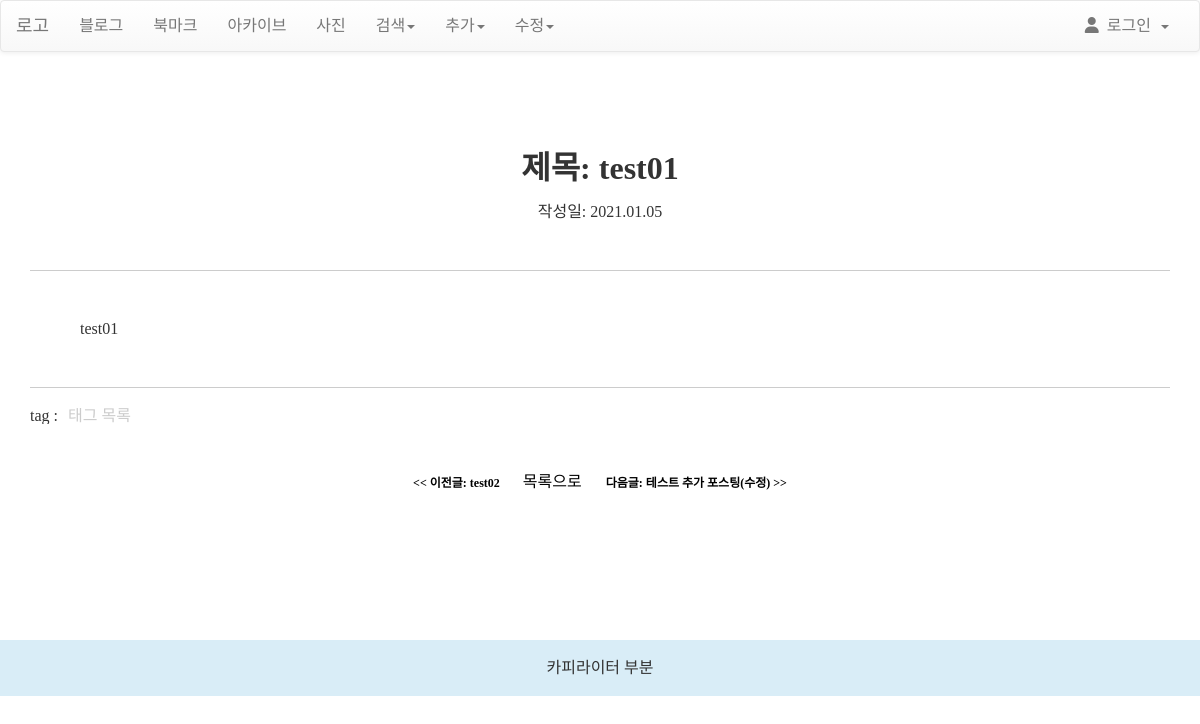
The app's page /blog/post/test01/ with its own data.
### blog/models.py (models this page shows, shortened)
class Post(models.Model):
    title = models.CharField(verbose_name='TITLE', max_length=50)
    slug = models.SlugField('SLUG', unique=True, allow_unicode=True, help_text='one word for title alias.')
    description = models.CharField('DESCRIPTION', max_length=100, blank=True, help_text='simple description text.')
    content = models.TextField('CONTENT')
    create_dt = models.DateTimeField('CREATE DATE', auto_now_add=True)
    modify_dt = models.DateTimeField('MODIFY DATE', auto_now=True)
    tags = TaggableManager(blank=True)
    owner = models.ForeignKey(User, on_delete=models.CASCADE, verbose_name='OWNER', blank=True, null=True)
    class Meta:
        verbose_name = 'post'
        verbose_name_plural = 'posts'
        db_table = 'blog_posts'
        ordering = ('-modify_dt',)
    def __str__(self):
        return self.title
    def get_absolute_url(self):
        return reverse('blog:post_detail', args=(self.slug,))
    def get_previous(self):
        return self.get_previous_by_modify_dt()
    def get_next(self):
        return self.get_next_by_modify_dt()

### blog/views.py (the view)
# urls.py: re_path(r'^post/(?P<slug>[-\w]+)/$', views.PostDV.as_view(), name='post_detail'),
class PostDV(DetailView):
    model = Post
    def get_context_data(self, **kwargs):
        context = super().get_context_data(**kwargs)
        context['disqus_short'] = f"{settings.DISQUS_SHORTNAME}"
        context['disqus_id'] = f"post={self.object.id}-{self.object.slug}"
        context['disqus_url'] = f"{settings.DISQUS_MY_DOMAIN}{self.object.get_absolute_url()}"
        context['disqus_title'] = f"{self.object.slug}"
        return context

### blog/templates/blog/post_detail.html (shortened to what this page needs)
{% extends 'base.html' %}
{% block content %}
	<h2 class="title">제목: {{ object.title }}</h2>
	<div class="txc pdt20">작성일: {{ object.modify_dt|date:"Y.m.d " }}</div>
	<div class="contents">
		{{ object.content|linebreaks }}
		<div class="post_tag">
			{% load taggit_templatetags2_tags %}
			<ul>
				<li>tag : </li>
				<li><a href="{% url 'blog:tag_cloud' %}">태그 목록</a></li>
			</ul>
		</div>
	</div>
	<div class="paging">
		<span class="prev">
			{% if object.get_previous%}
			<a href="{{ object.get_previous.get_absolute_url }}"  title="View previos post">
				&#60;&#60; 이전글: {{ object.get_previous }}
			</a>
			{% endif %}
		</span>
		<span class="page">
			<a href="/blog"> 목록으로 </a>
		</span>
		<span class="next">
		{% if object.get_next%}
		<a href="{{ object.get_next.get_absolute_url }}"  title="View next post">
			다음글: {{ object.get_next }} &#62;&#62;
		</a>
		{% endif %}
		</span>
	</div>
{% endblock %}
{% block footer %}
<footer class="fixed-bottom bg-info">
	<div class="text-white font-italic mr-5">카피라이터 부분</div>
</footer>
{% endblock %}

### static/css/style.css (style rules this page uses)
html, body, div, span, applet, object, iframe, h1, h2, h3, h4, h5, h6, p, blockquote, pre, a, abbr, acronym, address, big, cite, code, del, dfn, em, img, ins, kbd, q, s, samp, small, strike, strong, sub, sup, tt, var, b, u, i, center, dl, dt, dd, ol, ul, li, fieldset, form, label, legend, table, caption, tbody, tfoot, thead, tr, th, td, article, aside, canvas, details, embed, figure, figcaption, footer, header, hgroup, menu, nav, output, ruby, section, summary, time, mark, audio, video { margin: 0; padding: 0; border: 0; font-size: 100%; font: inherit; vertical-align: baseline; font-family: 'Nanum Gothic'; font-style: normal; font-weight: normal; }
article, aside, details, figcaption, figure, footer, header, hgroup, menu, nav, section { display: block; }
body { line-height: 1; }
ol, ul { list-style: none; }
a { color: #000; text-decoration: none; outline: none }
.pdt20 { padding-top:20px; }
.title { text-align:center; padding:50px 0 0 0; font-size:2rem; font-weight:700; }
.paging { margin:50px auto 0 auto; text-align:center; }
.paging .prev { padding-right:20px; }
.paging .next { padding-left:20px; }
.paging .next a, .paging .prev a { font-weight:700; font-size:12px; }
.paging .page { font-weight:700; }
.contents { width:100%; margin:0 auto; }
.contents p { border-top:1px solid #ccc; border-bottom:1px solid #ccc; margin:50px 0 20px 0; padding:50px; }
.txc { text-align:center; }
footer { padding:20px 0; text-align:center; }
.post_tag ul { display:block; overflow:hidden; clear:both; }
.post_tag ul li { float:left; padding-right:10px; }
.post_tag ul li a { color: #ccc; }

### records on screen
Post: title "test01", modify_dt "2021.01.05", content "test01", get_previous "test02", get_next "테스트 추가 포스팅(수정)"
